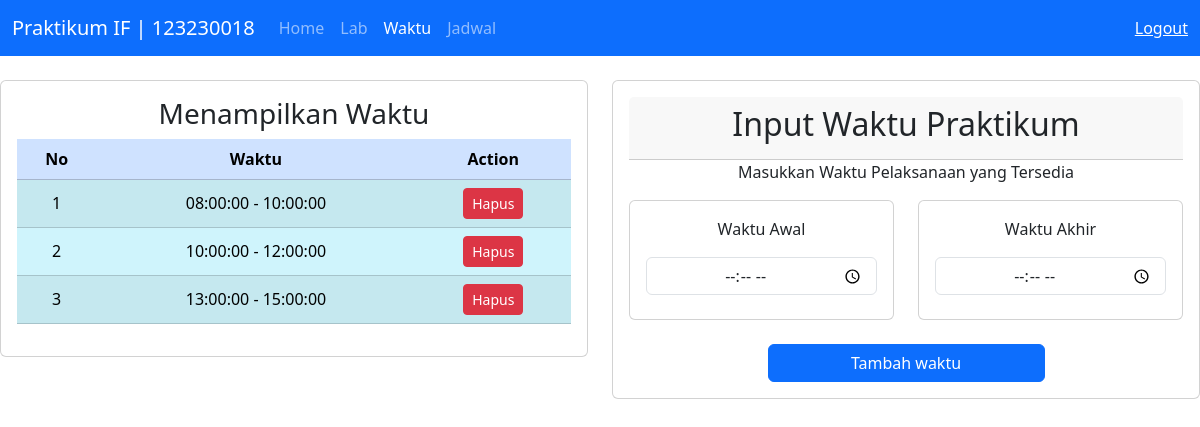
/waktu.php (signed in), run on the app's committed database.
### tables this page shows
CREATE TABLE `waktu` (
  `id` int(11) NOT NULL,
  `waktu_awal` time NOT NULL,
  `waktu_akhir` time NOT NULL
);

### waktu.php (the view, shortened to what this page needs)
<?php
include 'config/koneksi.php';
$waktu_list = mysqli_query($koneksi, "SELECT * FROM waktu");
$currentPage = basename($_SERVER['PHP_SELF']);
?>
<!doctype html>
<html lang="en">
<head>
    <link href="https://cdn.jsdelivr.net/npm/bootstrap@5.3.3/dist/css/bootstrap.min.css" rel="stylesheet">
</head>
<body>
    <nav class="navbar navbar-expand-lg bg-primary" data-bs-theme="dark">
        <div class="container-fluid">
            <a class="navbar-brand" href="#">Praktikum IF | 123230018</a>
            <div class="collapse navbar-collapse" id="navbarText">
                <ul class="navbar-nav me-auto mb-2 mb-lg-0">
                    <li class="nav-item">
                        <a class="nav-link <?php echo $currentPage == 'index.php' ? 'active' : ''; ?>" href="index.php">Home</a>
                    </li>
                    <li class="nav-item">
                        <a class="nav-link <?php echo $currentPage == 'lab.php' ? 'active' : ''; ?>" href="lab.php">Lab</a>
                    </li>
                    <li class="nav-item">
                        <a class="nav-link <?php echo $currentPage == 'waktu.php' ? 'active' : ''; ?>" href="waktu.php">Waktu</a>
                    </li>
                    <li class="nav-item">
                        <a class="nav-link <?php echo $currentPage == 'jadwal.php' ? 'active' : ''; ?>" href="jadwal.php">Jadwal</a>
                    </li>
                </ul>
                <span class="navbar-text">
                    <a href="logout.php">Logout</a>
                </span>
            </div>
        </div>
    </nav>
    <br>
        <div class="row">
            <div class="col-sm-6 mb-3 mb-sm-0">
                <div class="card">
                    <div class="card-body">
                        <div class="text-center">
                            <h3>Menampilkan Waktu</h3>
                        </div>
                        <table class="table table-info table-striped">
                            <thead class="table-primary text-center">
                                <tr>
                                    <th scope="col">No</th>
                                    <th scope="col">Waktu</th>
                                    <th scope="col">Action</th>
                                </tr>
                            </thead>
                            <tbody>
                                <?php
                                if ($waktu_list && mysqli_num_rows($waktu_list) > 0) {
                                    $no = 1;
                                    while ($waktu = mysqli_fetch_assoc($waktu_list)) {
                                        echo "<tr class='text-center align-middle'>";
                                        echo "<td>" . $no++ . "</td>";
                                        echo "<td>" . $waktu['waktu_awal'] . " - " . $waktu['waktu_akhir']. "</td>";
                                        echo "<td><a href='waktu.php?delete=" . $waktu['id'] . "' class='btn btn-danger btn-sm'>Hapus</a></td>";
                                        echo "</tr>";
                                    }
                                } else {
                                    echo "<tr><td colspan='3'>Tidak ada data</td></tr>";
                                }
                                ?>
                            </tbody>
                        </table>
                    </div>
                </div>
            </div>
            <div class="col-sm-6">
                <div class="card">
                    <div class="card-body text-center">
                        <div class="card-header">
                            <h2 class="card-title">Input Waktu Praktikum</h2>
                        </div>
                        <p>Masukkan Waktu Pelaksanaan yang Tersedia</p>
                        <form method="POST">
                            <div class="row">
                                <div class="col-sm-6 mb-3 mb-sm-0">
                                    <div class="card">
                                        <div class="card-body">
                                            <p class="card-text">Waktu Awal</p>
                                            <input type="time" name="waktu_awal" placeholder="Input waktu awal" class="form-control mb-2 text-center" required>
                                        </div>
                                    </div>
                                </div>
                                <div class="col-sm-6">
                                    <div class="card">
                                        <div class="card-body">
                                            <p class="card-text">Waktu Akhir</p>
                                            <input type="time" name="waktu_akhir" placeholder="Input waktu akhir" class="form-control mb-2 text-center" required>
                                        </div>
                                    </div>
                                </div>
                            </div>
                            <br>
                            <div class="d-grid gap-2 col-6 mx-auto">
                                <button type="submit" class="btn btn-primary">Tambah waktu</button>
                            </div>
                        </form>
                    </div>
                </div>
            </div>
        </div>
</body>
</html>

### data on the page
waktu: waktu_awal "08:00:00", waktu_akhir "10:00:00"
waktu: waktu_awal "10:00:00", waktu_akhir "12:00:00"
waktu: waktu_awal "13:00:00", waktu_akhir "15:00:00"
